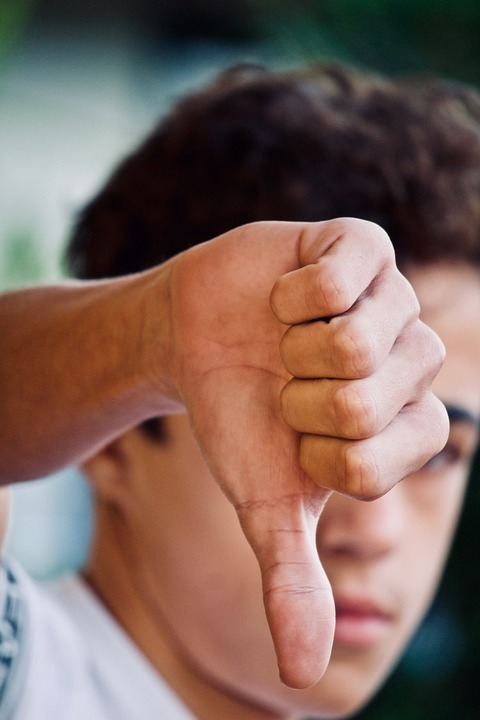
#> input picture Images/pointing_up.jpg, 480 x 720 px, found by its file name
$ python show_image.py
#> lines starting #> are read from the running program, lines starting #| are printed output that depends on the picture
import urllib.request
import cv2
from PIL import Image
import math

IMAGE_FILENAMES = ['thumbs_down.jpg', 'victory.jpg', 'thumbs_up.jpg', 'pointing_up.jpg']

for name in IMAGE_FILENAMES:
  url = f'https://storage.googleapis.com/mediapipe-tasks/gesture_recognizer/{name}'
  urllib.request.urlretrieve(url, name)

DESIRED_HEIGHT = 480
DESIRED_WIDTH = 480

def resize_and_show(image):
  h, w = image.shape[:2]
  if h < w:
    img = cv2.resize(image, (DESIRED_WIDTH, math.floor(h/(w/DESIRED_WIDTH))))
  else:
    img = cv2.resize(image, (math.floor(w/(h/DESIRED_HEIGHT)), DESIRED_HEIGHT))
  cv2.imshow( 'image',img)
  cv2.waitKey(0)

images = {name: cv2.imread(name) for name in IMAGE_FILENAMES}
#> images = 4 items
for name, image in images.items():
  print(name)
  resize_and_show(image)
#> this loop made 4 passes
#> (name, h in resize_and_show, w in resize_and_show) on passes 1 to 4: ('thumbs_down.jpg', 720, 480), ('victory.jpg', 640, 960), ('thumbs_up.jpg', 641, 960), ('pointing_up.jpg', 641, 960)
#| thumbs_down.jpg
#| victory.jpg
#| thumbs_up.jpg
#| pointing_up.jpg
#> pass 2, in resize_and_show (call 2), `img = cv2.resize(image, (DESIRED_WIDTH, math.floor(h/(w/DESIRED_WIDTH)..`:
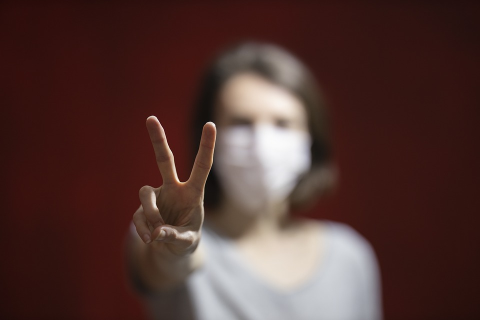
#> img: shape (320, 480, 3); mean B, G, R 50.3, 54.4, 81.8
#> pass 3, in resize_and_show (call 3), `img = cv2.resize(image, (DESIRED_WIDTH, math.floor(h/(w/DESIRED_WIDTH)..`:
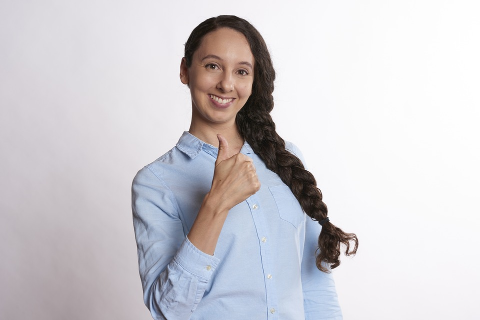
#> img: shape (320, 480, 3); mean B, G, R 209.8, 205.4, 207.9
